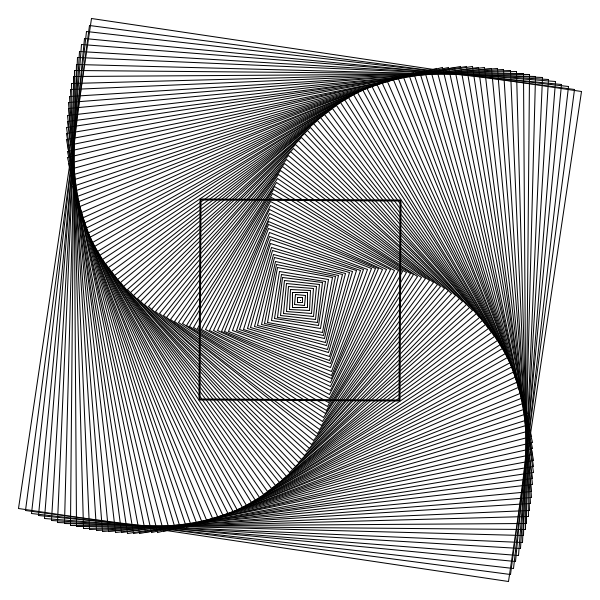
Frame 1 (no input)
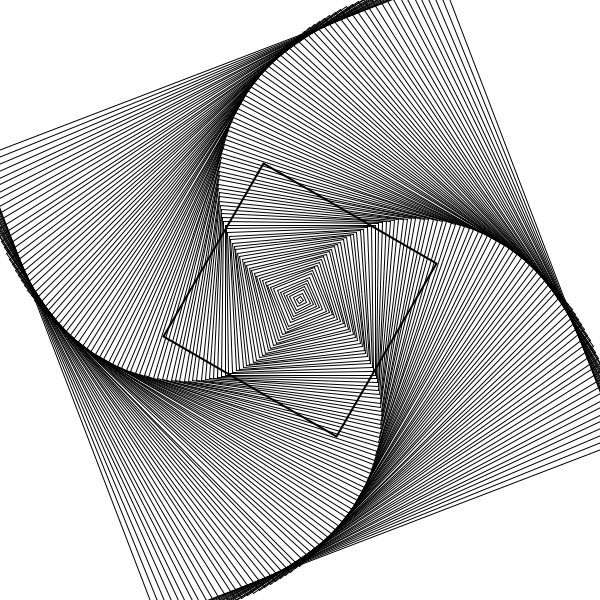
Frame 60 (the mouse pressed at the canvas centre just before this capture)
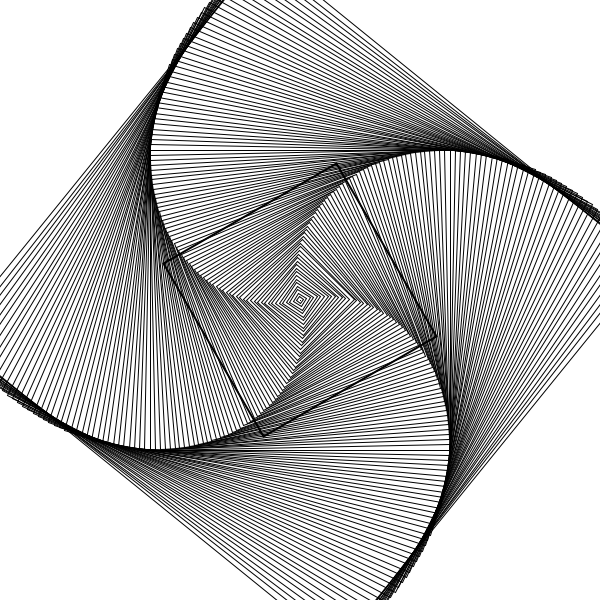
Frame 120 (the mouse held since frame 60 and released just before this capture)

The Processing sketch that drew these frames (run headless with seeded random() and noise(); from frame 60 on, the mouse is pressed at the canvas centre):

// Processing sketch: translationInClass
// ── translationInClass.pde

void setup(){
  size(600, 600); 
  rectMode(CENTER); 
}
float theta = 0; 
void draw(){
  background(255); 
  theta += .5;
  
  noFill();  
  pushMatrix();  
    translate(width/2, height/2); 
    rotate(radians(theta)); 
    scale(2);
    rect(0, 0, 100, 100); 
  popMatrix(); 
  
 
    
    for(int i= 0; i<100; i++){
      pushMatrix();
        translate(width/2, height/2); 
        rotate(radians(-theta+i)); 
        rect(0, 0, i*5, i*5);
       popMatrix();  
    }
  
}
